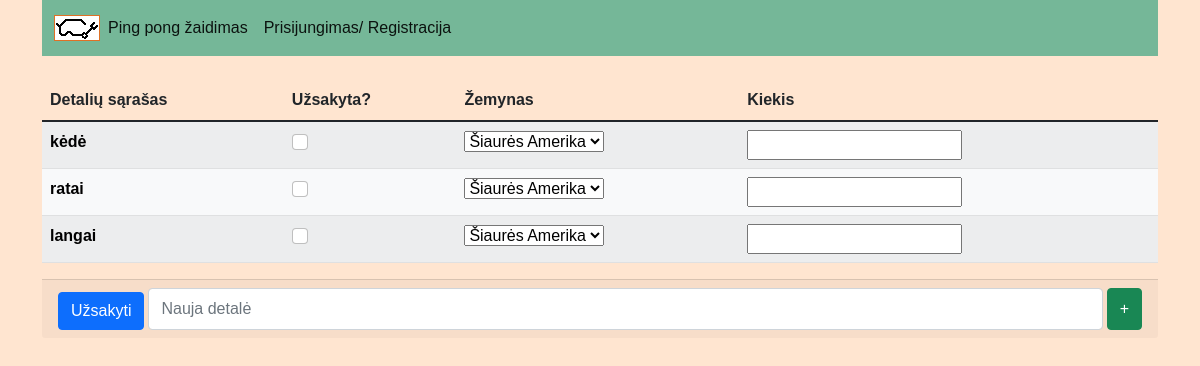
/uzsakymai/, run on an earlier commit of the app's database.
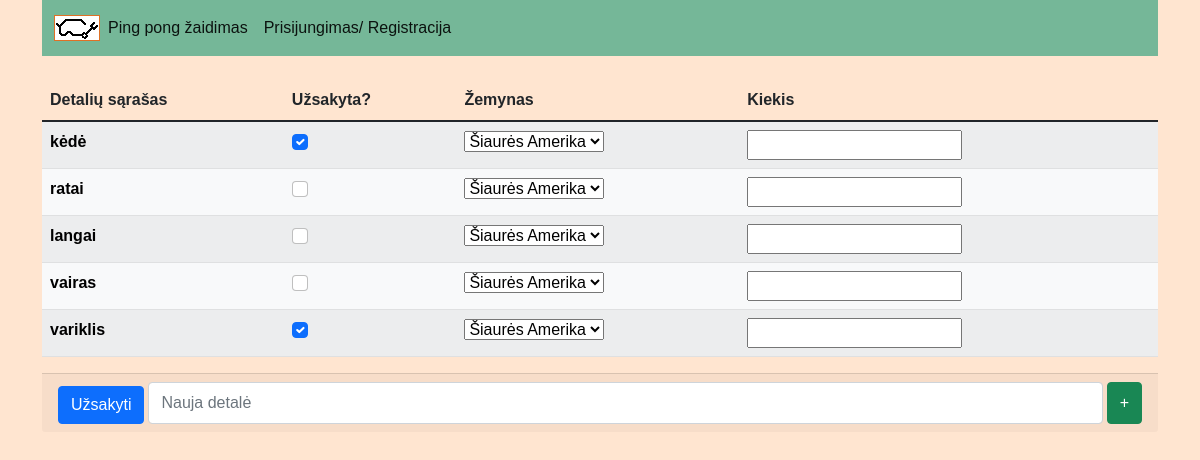
And on a later commit of the database.
### uzsakymai/models.py (models this page shows, shortened)
class Uzsakymai(models.Model):
    dalis = models.CharField("dalis", max_length=30, help_text="Reikalinga dalis")
    uzsakyta = models.BooleanField(default=False)
    is_kur = models.CharField("vieta", max_length=30, help_text="Iš kur užsakyti", default="SA")
    kiekis = models.SmallIntegerField("kiekis", help_text="Koks dalių kiekis reikalingas", default=0)
    data = models.DateField(auto_now=True)
    list = models.ForeignKey(UzsakymuListas, on_delete=models.CASCADE, blank=True, null=True)
    class Meta:
        verbose_name = 'Dalis'
        verbose_name_plural = 'Dalys'

### uzsakymai/views.py (the view, shortened to what this page needs)
# urls.py: path('', views.VisiUzsakymai.as_view()),
class VisiUzsakymai(View):
    model = Uzsakymai
    template_name = 'uzsakymai.html'
    def get(self, request):
        x = Uzsakymai.objects.all()
        return render(request, self.template_name, {'x': x})

### uzsakymai/templates/uzsakymai.html (shortened to what this page needs)
{% extends 'base.html' %}
{% block content %}
<form method="post" action="#">
    <table class="table table-striped" id="der_sar">
        <thead>
          <tr>
            <th onclick="sortTable(0)" scope="col">Detalių sąrašas</th>
            <th scope="col">Užsakyta?</th>
            <th scope="col">Žemynas</th>
            <th scope="col">Kiekis</th>
          </tr>
        </thead>
        <tbody>
        {% for item in x %}
            <tr class="table-light">
                <th>{{item.dalis}}</th>
                {% if item.uzsakyta %}
                <th scope="row">
                    <input class="form-check-input" type="checkbox" name="checkbox" value="{{item.id}}" class="checkbox-styles" checked />
                </th>
                {% else %}
                <th scope="row">
                    <input class="form-check-input" type="checkbox" name="checkbox" value="{{item.id}}" />
                </th>
                {% endif %}
                <th scope="row">
                  <select class="selektas" name="sel_v">
                    <option name="SA">Šiaurės Amerika</option>
                </select>
                </th>
                <th scope="row">
                  <input type="number" />
                </th>
            </tr>
        {% endfor %}
        </tbody>
    </table>
    <div class="card-footer" style="display: flex">
        <button class="btn btn-primary me-1 uzsak-styles" type="submit" name="submit" value="uzsak">Užsakyti</button>
        <input type="text" class="form-control me-1" placeholder="Nauja detalė" aria-label="Nauja užduotis į sąrašą" aria-describedby="button-addon2" name="new">
        <button class="btn btn-success" type="submit" id="button-addon2" name="submit" value="add">+</button>
    </div>
</form>
{% endblock content %}

### templates/base.html (shortened to what this page needs)
<!DOCTYPE html>
<html lang="en">
<head>
    <link
      href="https://cdn.jsdelivr.net/npm/bootstrap@5.1.3/dist/css/bootstrap.min.css"
      rel="stylesheet"
    />
</head>
<body>
    <div class="container" style="margin-top: 0px">
        <nav class="navbar navbar-expand-lg navbar-light" style="background-color: #75b798;">
          <div class="container-fluid">
            {% load static %}
            <img src="{% static 'ASA_logo.svg' %}" alt="logo">
            <div class="collapse navbar-collapse" id="navbarNav">
                    <ul class="navbar-nav">
                        {% if user.is_authenticated %}
                        <li class="nav-item">
                            <a class="nav-link active" aria-current="page" href="/">Darbai</a>
                        </li>
                        <li class="nav-item">
                            <a class="nav-link active" aria-current="page" href="/uzsakymai">Dalių užsakymai</a>
                        </li>
                        <li class="nav-item">
                            <a class="nav-link active" aria-current="page" href="/ppong" target="_blank">Ping pong žaidimas</a>
                        </li>
                        <li class="nav-item">
                            <a class="nav-link active" aria-current="page" href="{%url 'logout'%}" >Atsijungti</a>
                        </li>
                        {% else %}
                        <li class="nav-item">
                            <a class="nav-link active" aria-current="page" href="/ppong" target="_blank">Ping pong žaidimas</a>
                        </li>
                        <li class="nav-item">
                            <a class="nav-link active" aria-current="page" href="{%url 'login'%}" >Prisijungimas/ Registracija</a>
                        </li>
                        {% endif %}
                    </ul>
                </div>
            </div>
        </nav>
        <div class="row mt-4">{% block content %}{% endblock %}</div>
    </div>
</body>
</html>

### uzsakymai/templates/uzsakymai.html (style rules this page uses)
.uzsak-styles { float: right; margin-top: 4px; margin-right: 16px; }

### templates/base.html (style rules this page uses)
body { background-color: #ffe5d0; font-family: 'Lucida Sans', 'Lucida Sans Regular', 'Lucida Grande', 'Lucida Sans Unicode', Geneva, Verdana, sans-serif; }

What changed in the data, as far as the page shows it:
changed Uzsakymai "kėdė": uzsakyta False → True (drawn); checkbox "☐" → "☑"
added Uzsakymai: dalis "vairas"
added Uzsakymai: dalis "variklis"
